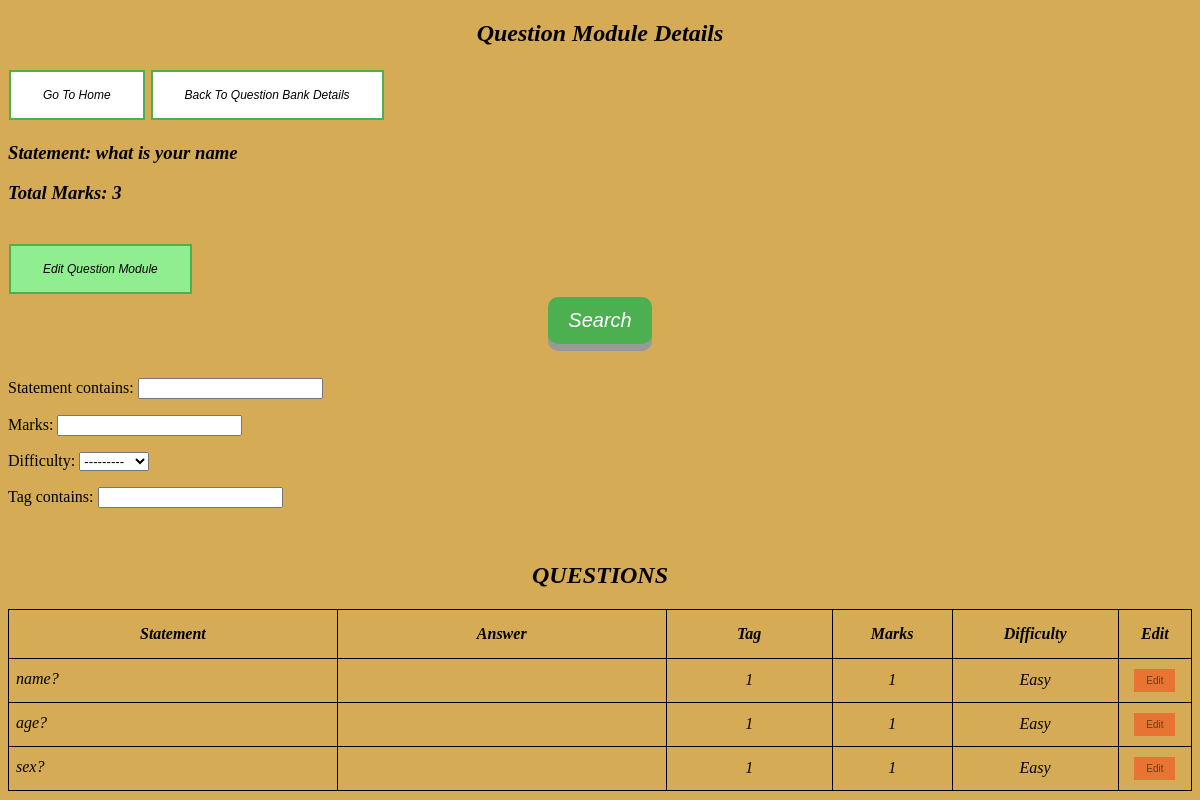
The page /ques_module_detail/4/ (signed in) on the database its author committed.
### Home/models.py (models this page shows, shortened)
class Question_Module(models.Model):
    username = models.CharField(max_length=150)
    qb_name = models.CharField(max_length=50)
    statement = models.TextField()
    marks = models.IntegerField()
    subquestions = models.IntegerField()
    ques_id_string = models.CharField(max_length=150)

class SubQuestions(models.Model):
    EASY = 'Easy'
    MEDIUM = 'Medium'
    HARD = 'Hard'
    DIFFICULTY_CHOICES = [
        (EASY, 'Easy'),
        (MEDIUM, 'Medium'),
        (HARD, 'Hard'),
    ]
    question_module_id = models.IntegerField()
    statement = models.TextField()
    answer = models.TextField(blank=True, null=True)
    marks = models.IntegerField()
    difficulty = models.CharField(max_length=100, choices=DIFFICULTY_CHOICES, default=EASY)
    tag = models.CharField(max_length=30)

### Home/views.py (the view)
# urls.py: path('ques_module_detail/<id>/', views.ques_module_detail, name='ques_module_detail'),
@login_required
def ques_module_detail(request, id):
    ques_list = SubQuestions.objects.filter(question_module_id=id)
    filter=SubQuestionsFilter(request.GET,queryset=ques_list)
    ques_module = Question_Module.objects.get(id=id)
    name = ques_module.qb_name
    return render(request, 'ques_module_detail.html', {
        'filter':filter,
        'ques_list': ques_list,
        'qb_name': name,
        'ques_module': ques_module
    })

### templates/ques_module_detail.html (shortened to what this page needs)
{% extends 'base.html' %}
{% block content %}
  <h2 style="text-align:center"><em>Question Module Details</em></h2>
<span>
     <button class="button button1"><a href="{% url 'Home:qbList' %}"><em>Go To Home</em></a></button>
 </span>
<span>
     <button class="button button1"><a href="{% url 'Home:detail_qb' name=qb_name %}"><em>Back To Question Bank Details</em></a></button>
 </span>
<br>
<h3><em>Statement: {{ ques_module.statement }}</em></h3>
<h3><em>Total Marks: {{ ques_module.marks }}</em></h3>
<br>
<span>
     <button class="button button7"><a href="{% url 'Home:edit_ques_module' id=ques_module.id %}"><em>Edit Question Module</em></a></button>
 </span>
<form method="GET">
<div style="text-align:center">
    <button class="buttonbase button3" type="submit"><em>Search</em></button>
</div>
<br>
{{ filter.form.as_p }}
</form>
<br>
<h2 style="text-align:center"><em>QUESTIONS</em></h2>
<div class="container">
<table class="users" style="width: 100%">
    <tr>
        <th class="stat" style="padding: 15px"><em>Statement</em></th>
        <th class="ans" style="padding: 15px"><em>Answer</em></th>
        <th class="tag" style="padding: 15px"><em>Tag</em></th>
        <th class="marks" style="padding: 15px"><em>Marks</em></th>
        <th class="diff" style="padding: 15px"><em>Difficulty</em></th>
        <th class="ed" style="padding: 15px"><em>Edit</em></th>
    </tr>
    {% for ques in filter.qs %}
    <tr>
        <td style="padding: 7px"><div><a href="{% url 'Home:view_subques' id=ques.id %}" target="_blank"><em>{{ ques.statement }}</em></a></div></td>
        <td style="padding: 7px"><div><a href="{% url 'Home:view_subans' id=ques.id %}" target="_blank"><em>{{ ques.answer }}</em></a></div></td>
        <td style="padding: 7px; text-align:center"><em>{{ ques.tag }}</em></td>
        <td style="padding: 7px; text-align:center"><em>{{ ques.marks }}</em></td>
        <td style="padding: 7px; text-align:center"><em>{{ ques.difficulty }}</em></td>
        <td style="padding: 7px; text-align:center"><button class="button5"><a href="{% url 'Home:edit_subques' id=ques.id %}">Edit</a></button></td>
    </tr>
    {% endfor %}
</table>
</div>
{% endblock %}

### templates/base.html (style rules this page uses)
body { background-color: #D6AB55; }
table, th, td { border: 1px solid black; border-collapse: collapse; }
td > div { height:20px; overflow: hidden; white-space: nowrap; text-overflow: ellipsis; }
.users { table-layout: fixed; width: 100%; white-space: nowrap; }
.stat { width: 32.5%; }
.ans { width: 32.5%; }
.tag { width: 15%; }
.marks { width: 10%; }
.diff { width: 15%; }
.ed { width: 5%; }
.button { outline: none; background-color: #4CAF50; border: none; color: white; padding: 16px 32px; text-align: center; text-decoration: none; display: inline-block; font-size: 12px; margin: 3px 1px; -webkit-transition-duration: 0.4s; transition-duration: 0.4s; cursor: pointer; }
.buttonbase { display: inline-block; padding: 12px 20px; font-size: 20px; cursor: pointer; text-align: center; text-decoration: none; outline: none; color: #fff; background-color: #4CAF50; border: none; border-radius: 10px; box-shadow: 0 7px #999; }
.button1 { background-color: white; color: black; border: 2px solid #4CAF50; }
.button7 { background-color: lightgreen; color: black; border: 2px solid #4CAF50; }
.button5 { background-color: #f4511e; border: none; color: white; text-align: center; margin: 3px 1px; opacity: 0.6; transition: 0.3s; display: inline-block; text-decoration: none; cursor: pointer; padding: 6px 12px; font-size:10px; }
a:link { text-decoration: none; color: black; }

### rows shown on the page
Question_Module: statement "what is your name", marks "3"
SubQuestions: statement "name?", tag "1", marks "1", difficulty "Easy"
SubQuestions: statement "age?", tag "1", marks "1", difficulty "Easy"
SubQuestions: statement "sex?", tag "1", marks "1", difficulty "Easy"
